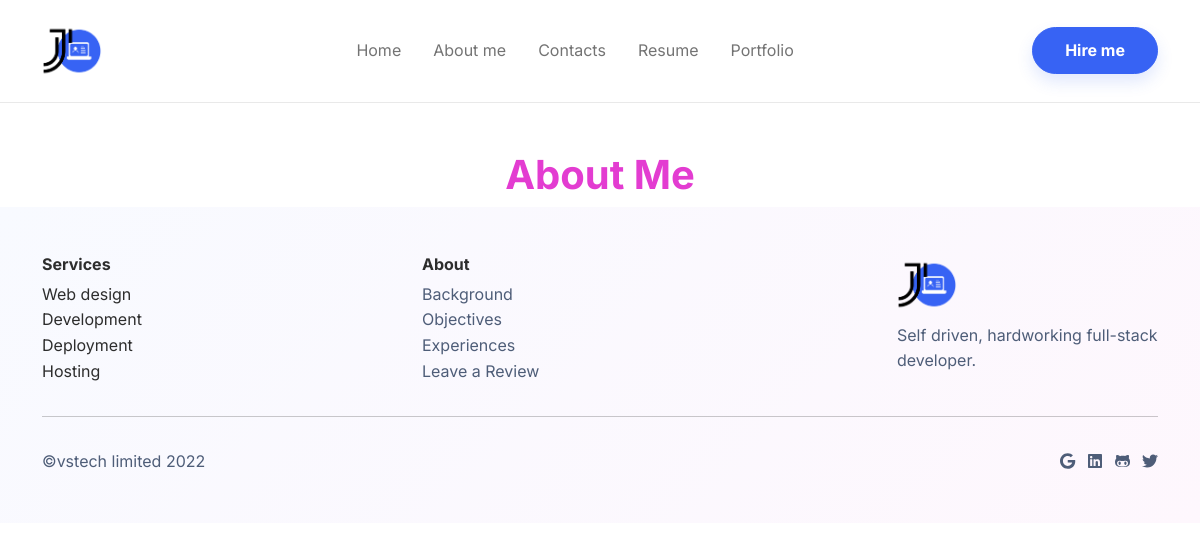
Page /about/ on the earlier database version.
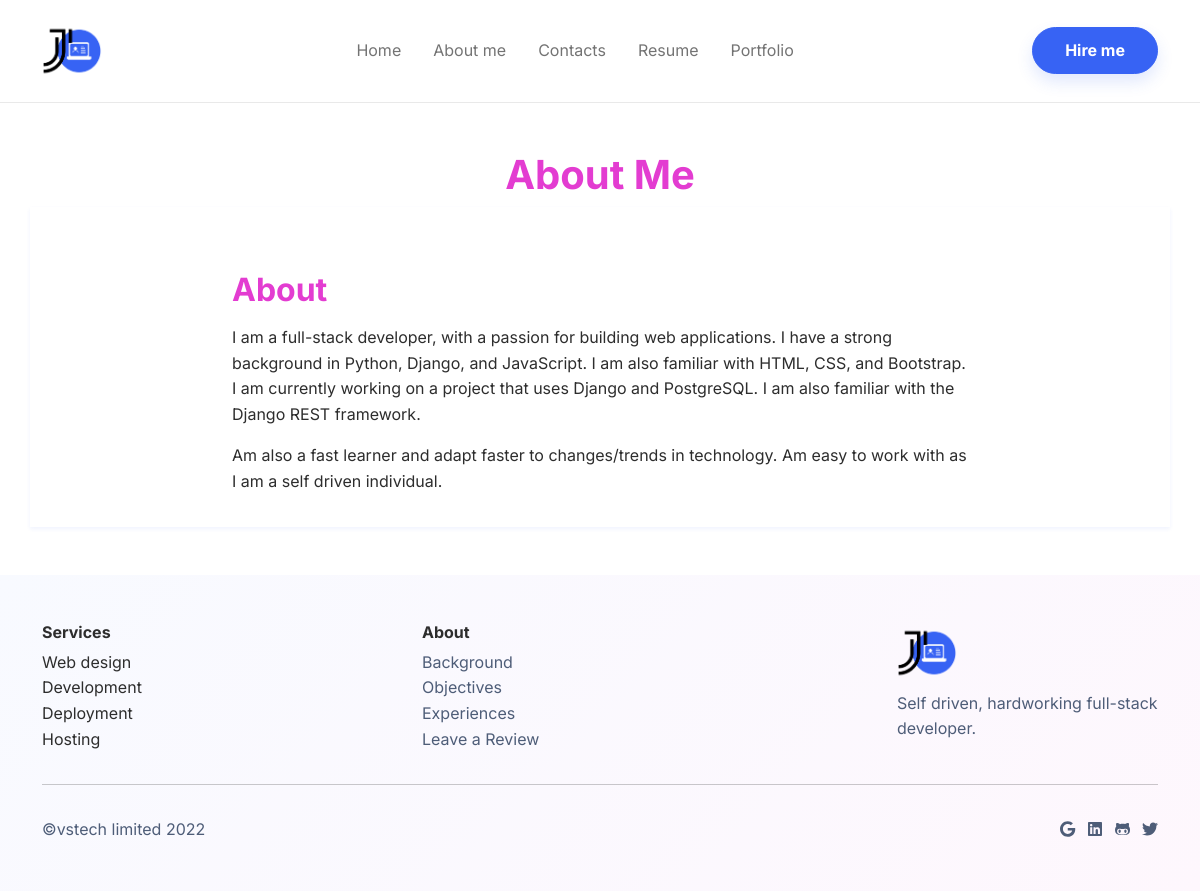
Same page on the later database version.
### base/models.py (models this page shows, shortened)
class About(models.Model):
    title = models.CharField(max_length=50)
    description = models.TextField(max_length=500)
    image = models.ImageField(upload_to='about/', null=True, blank=True)
    class Meta:
        verbose_name_plural = 'About'

### base/views.py (the view)
# urls.py: path('about/', views.about, name='about'),
def about(request):
    about = About.objects.all()
    context = {
        'about': about,
    }
    return render(request, 'about.html', context)

### templates/about.html (shortened to what this page needs)
{% extends 'base.html' %}
{% block content %}
<h1 class="fw-bold text-secondary mt-5 text-center">About Me</h1>
{% if about %}
    {% for abt in about %}
        <section class="pb-5" id="background">
            <div class="container py-3 shadow-sm">
                <div class="row justify-content-center align-items-center">
                    <div class="col-md-8">
                        <h2 class="fw-bold text-secondary mt-5">{{ abt.title }}</h2>
                        <p class="text-secondary">{{ abt.description|linebreaks}}</p>
                    </div>
                </div>
            </div>
        </section>
    {% endfor %}
{% endif %}
{% endblock %}

### templates/base.html (shortened to what this page needs)
<!DOCTYPE html>
<html lang="en">
<head>
    {% include 'partials/style.html' %}
</head>
<body style="/*background: url(&quot;design.jpg&quot;);*/background-position: 0 -60px;">
    {% include 'partials/top-nav.html' %}
    {% block content %}
    {% endblock %}
    {% include 'partials/footer.html' %}
</body>
</html>

### templates/partials/style.html (shortened to what this page needs)
{% load static %}
<link rel="stylesheet" href="{% static 'assets/bootstrap/css/bootstrap.min.css' %}">
<link rel="stylesheet" href="{% static 'assets/all.css' %}">

### templates/partials/top-nav.html (shortened to what this page needs)
{% load static %}
<nav class="navbar navbar-light navbar-expand-md sticky-top navbar-shrink py-3" id="mainNav">
    <div class="container">
        <a class="navbar-brand d-flex align-items-center" href="/">
            <span class="bs-icon-sm bs-icon-circle ml-2">
                <img src="{% static 'img/JO logo.png' %}" alt="Logo" height="60">
            </span>
        </a>
        <div class="collapse navbar-collapse" id="navcol-1">
            <ul class="navbar-nav mx-auto">
                <li class="nav-item"><a class="nav-link" href="/">Home</a></li>
                <li class="nav-item"><a class="nav-link" href="{% url 'about' %}">About me</a></li>
                <li class="nav-item"><a class="nav-link" href="{% url 'contact' %}">Contacts</a></li>
                <li class="nav-item"><a class="nav-link" href="{% url 'resume:resume' %}">Resume</a></li>
                <li class="nav-item"><a class="nav-link" href="{% url 'portfolio' %}">Portfolio</a></li>
            </ul><a class="btn btn-primary shadow" role="button" href="mailto:info@odhiambo-jeff.me">Hire me</a>
        </div>
    </div>
</nav>

### templates/partials/footer.html
{% load static %}
<footer class="bg-primary-gradient">
    <div class="container py-4 py-lg-5">
        <div class="row justify-content-center">
            <div class="col-sm-6 col-md-4 text-center text-lg-start d-flex flex-column item">
                <h3 class="fs-6 fw-bold">Services</h3>
                <ul class="list-unstyled">
                    <li>Web design</li>
                    <li>Development</li>
                    <li>Deployment</li>
                    <li>Hosting</li>
                </ul>
            </div>
            <div class="col-sm-6 col-md-5 text-center text-lg-start d-flex flex-column item">
                <h3 class="fs-6 fw-bold">About</h3>
                <ul class="list-unstyled">
                    <li><a href="{% url 'about' %}#background">Background</a></li>
                    <li><a href="{% url 'about' %}#motives">Objectives</a></li>
                    <li><a href="{% url 'about' %}#experience">Experiences</a></li>
                    <li><a href="{% url 'leave_review' %}">Leave a Review</a></li>
                </ul>
            </div>
            <div class="col-lg-3 text-center text-lg-start d-flex flex-column align-items-center order-first align-items-lg-start order-lg-last item social">
                <div class="fw-bold d-flex align-items-center mb-2">
                    <span class="bs-icon-sm bs-icon-circle ml-2">
                        <img src="{% static 'img/JO logo.png' %}" alt="Logo" height="60">
                    </span>
                </div>
                <p class="text-muted copyright">Self driven, hardworking full-stack developer.</p>
            </div>
        </div>
        <hr>
        <div class="text-muted d-flex justify-content-between align-items-center pt-3">
            <p class="mb-0"><a href="http://vstech.live" class="text-muted nav-link">&copy;vstech limited 2022</a></p>
            <ul class="list-inline mb-0">
                <li class="list-inline-item"><a href="mailto:info@odhiambo-jeff.me"><i class="fab fa-google" aria-hidden="true"></i></a></li>
                <li class="list-inline-item"><a href="https://www.linkedin.com/in/jeff-odhiambo/"><i class="fab fa-linkedin" aria-hidden="true"></i></a></li>
                <li class="list-inline-item"><a href="https://github.com/smartjef"><i class="fab fa-github-alt" aria-hidden="true"></i></a></li>
                <li class="list-inline-item"><a href="https://twitter.com/Jeff18309725"><i class="fab fa-twitter" aria-hidden="true"></i></a></li>
            </ul>
        </div>
    </div>
</footer>

### templates/partials/js.html (shortened to what this page needs)
{% load static %}

### static/assets/all.css (style rules this page uses)
.fa-github-alt:before { content: "\f113"; }
.fa-google:before { content: "\f1a0"; }
.fa-linkedin:before { content: "\f08c"; }
.fa-twitter:before { content: "\f099"; }

Differences in the rows shown:
added About: title "About", description "I am a full-stack developer, with a passion for building web applications. I have a strong background in Python, Django, and JavaScript. I am also familiar with HTML, CSS, and Bootstrap. I am currently working on a project that uses Django and PostgreSQL. I am also familiar with the Django REST framework. Am also a fast learner and adapt faster to changes/trends in technology. Am easy to work with as I am a self driven individual."
